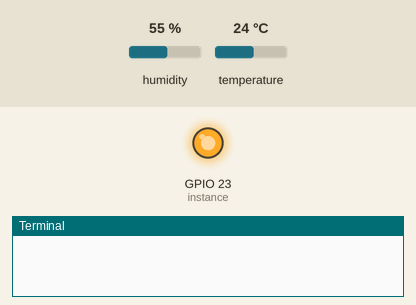
Recording of a program running on a simulated Raspberry Pi (BCM pin numbers). Shown: output pins drawn as LEDs (lit = HIGH), the last lines printed to the terminal. The inputs (shaded band) are chosen by the test bench; at power-on: humidity 55 %, temperature 24 °C. The clock reads 2024-03-15 10:24:30 at power-on unless the program sets it; web requests get an empty 200 reply after 0.4 s; library files of the repository ran but are not shown: dht11.py.

Above: at 0.01 s.
At 1.2 s:
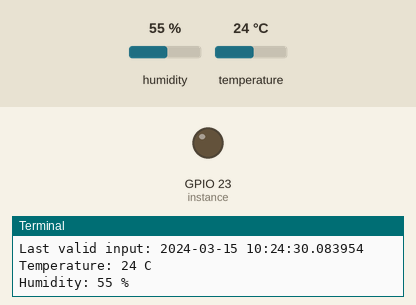
1.3 s: humidity set to 22 %
3.3 s: temperature set to 12 °C
5.3 s: humidity set to 40 %
Timing chart, 0 to 8.3 s (numbered marks = the images above; inputs shaded):
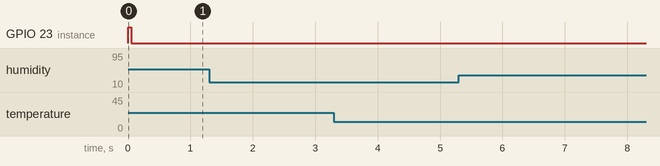

The program:

dht11_run.py
```python
import RPi.GPIO as GPIO
import dht11
import time
import datetime
import json
import requests

# initialize GPIO
GPIO.setwarnings(False)
GPIO.setmode(GPIO.BCM)
GPIO.cleanup()

# read data using pin
instance = dht11.DHT11(pin=23)

while True:
    result = instance.read()
    if result.is_valid():
        print("Last valid input: " + str(datetime.datetime.now()))
        print("Temperature: %d C" % result.temperature)
        print("Humidity: %d %%" % result.humidity)
        url = 'http://192.168.0.4:8001'

        params = dict(
            celcius2=result.temperature,
            humidity=result.humidity
            )

        resp = requests.get(url=url, params=params)
    time.sleep(1)
```
